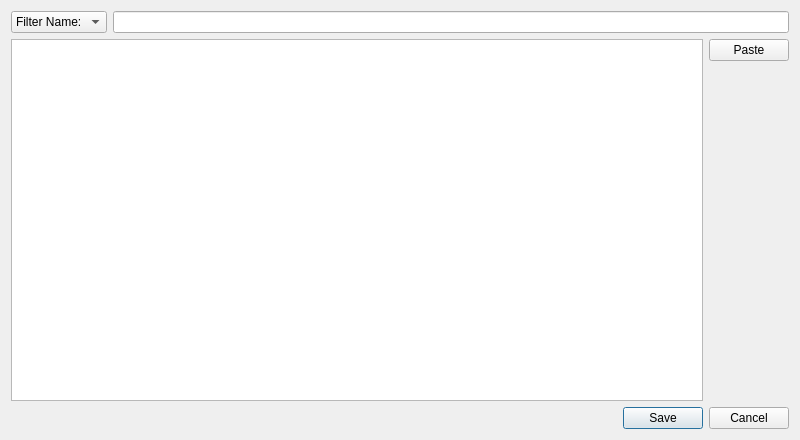
<?xml version="1.0" encoding="UTF-8"?>
<ui version="4.0">
 <class>ClipboardEditor</class>
 <widget class="QDialog" name="ClipboardEditor">
  <property name="geometry">
   <rect>
    <x>0</x>
    <y>0</y>
    <width>800</width>
    <height>440</height>
   </rect>
  </property>
  <property name="windowTitle">
   <string>Clipboard Editor</string>
  </property>
  <layout class="QVBoxLayout" name="verticalLayout_2">
   <item>
    <layout class="QHBoxLayout" name="horizontalLayout_5">
     <item>
      <widget class="QComboBox" name="Filter">
       <item>
        <property name="text">
         <string>Filter Name:</string>
        </property>
       </item>
       <item>
        <property name="text">
         <string>Filter All:</string>
        </property>
       </item>
      </widget>
     </item>
     <item>
      <widget class="QLineEdit" name="FilterText">
       <property name="toolTip">
        <string>List only the entries containing the text you enter.</string>
       </property>
      </widget>
     </item>
    </layout>
   </item>
   <item>
    <layout class="QHBoxLayout" name="horizontalLayout_2">
     <item>
      <widget class="ClipboardEditorTreeView" name="ClipboardEditorTree"/>
     </item>
     <item>
      <layout class="QVBoxLayout" name="verticalLayout">
       <item>
        <widget class="QPushButton" name="PasteIntoDocument">
         <property name="toolTip">
          <string>Paste the selected entry into Code View.
If a group is selected, paste each entry in order.</string>
         </property>
         <property name="text">
          <string>Paste</string>
         </property>
        </widget>
       </item>
       <item>
        <spacer name="verticalSpacer">
         <property name="orientation">
          <enum>Qt::Vertical</enum>
         </property>
         <property name="sizeHint" stdset="0">
          <size>
           <width>20</width>
           <height>40</height>
          </size>
         </property>
        </spacer>
       </item>
      </layout>
     </item>
    </layout>
   </item>
   <item>
    <layout class="QHBoxLayout" name="horizontalLayout_3">
     <item>
      <widget class="QDialogButtonBox" name="buttonBox">
       <property name="toolTip">
        <string/>
       </property>
       <property name="standardButtons">
        <set>QDialogButtonBox::Cancel|QDialogButtonBox::Save</set>
       </property>
      </widget>
     </item>
    </layout>
   </item>
  </layout>
 </widget>
 <customwidgets>
  <customwidget>
   <class>ClipboardEditorTreeView</class>
   <extends>QTreeView</extends>
   <header>MiscEditors/ClipboardEditorTreeView.h</header>
  </customwidget>
 </customwidgets>
 <resources/>
 <connections>
  <connection>
   <sender>buttonBox</sender>
   <signal>rejected()</signal>
   <receiver>ClipboardEditor</receiver>
   <slot>reject()</slot>
   <hints>
    <hint type="sourcelabel">
     <x>399</x>
     <y>376</y>
    </hint>
    <hint type="destinationlabel">
     <x>399</x>
     <y>199</y>
    </hint>
   </hints>
  </connection>
  <connection>
   <sender>buttonBox</sender>
   <signal>accepted()</signal>
   <receiver>ClipboardEditor</receiver>
   <slot>accept()</slot>
   <hints>
    <hint type="sourcelabel">
     <x>399</x>
     <y>376</y>
    </hint>
    <hint type="destinationlabel">
     <x>399</x>
     <y>199</y>
    </hint>
   </hints>
  </connection>
 </connections>
</ui>
